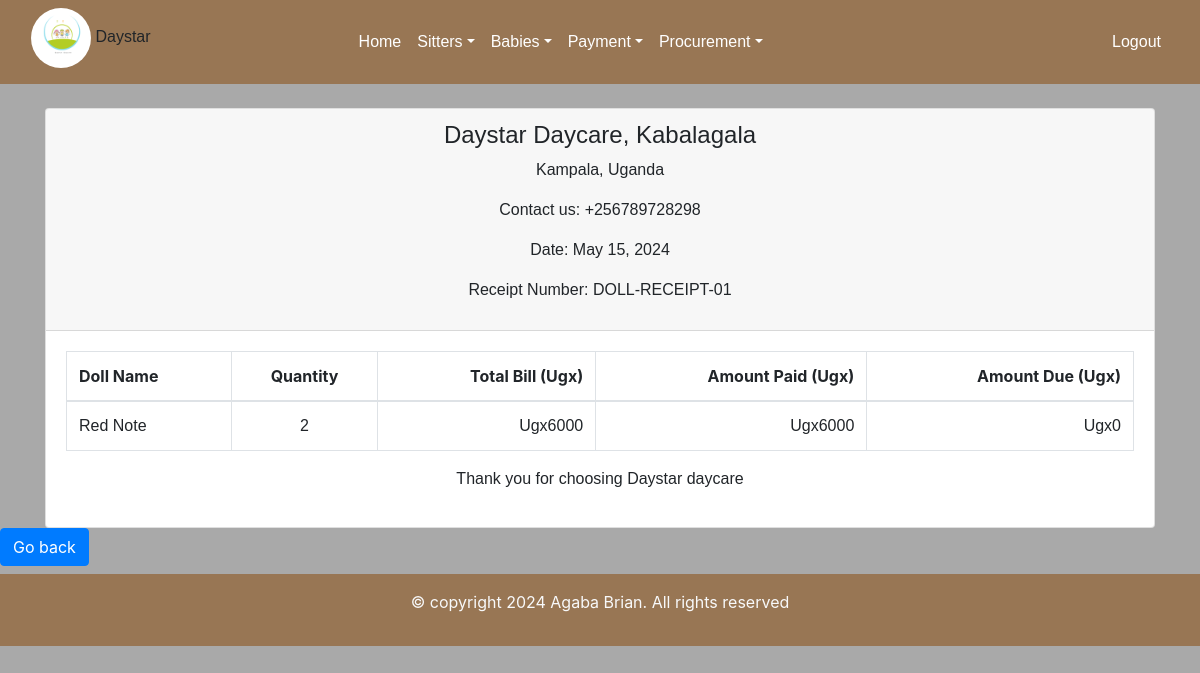
Page /receipt_detail/1 (signed in) on the committed database.
### day/models.py (models this page shows)
class Salesrecord(models.Model):
    doll=models.ForeignKey(Doll,  on_delete=models.CASCADE,null=False, blank=False)
    payee=models.ForeignKey(Babiesform, on_delete=models.CASCADE,null=True,blank=True)
    quantity_sold=models.IntegerField(default=0,null=True, blank=True)
    amount_received=models.IntegerField(default=0,null=True,blank=True)
    sale_date=models.DateField(default=timezone.now)
    unit_price=models.IntegerField(default=0)
    def get_total(self):
        total= self.quantity_sold * self.unit_price
        return int( total)
    def get_change(self):
      total = self.get_total()
      if total is None or self.amount_received is None:
        return None
      else:
        return int(total - self.amount_received)

class Doll(models.Model):
    c_doll=models.ForeignKey(Category_doll, on_delete=models.CASCADE,null=True, blank=True)
    name_of_the_doll =models.CharField(max_length=200,null=True, blank=True)
    quantity=models.IntegerField(default=0)
    color=models.CharField(max_length=200, null=True,blank=True)
    size=models.CharField(max_length=200,null=True,blank=True)
    issued_quantity=models.IntegerField(default=0,blank=True,null=True)
    received_quantity=models.IntegerField(default=0,null=True,blank=True)
    Unit_price=models.IntegerField(default=0,null=True, blank=True)
    date=models.DateField(default=timezone.now)
    def __str__(self):
        return self.name_of_the_doll

### day/views.py (the view)
# urls.py: path('receipt_detail/<int:receipt_id>',views.receipt_detail,name='receipt_detail'),
@login_required
def receipt_detail(request, receipt_id):
            receipt = Salesrecord.objects.get(id=receipt_id)
            return render(request,'receipt_detail.html',{'receipt':receipt})

### day/templates/receipt_detail.html (shortened to what this page needs)
{% extends 'base.html' %}
{% load static %}
{% block content %}
<br />
<div class="container">
    <div class="row">
        <div class="col-md-12">
            <div class="card">
                <div class="card-header">
                    <h4 class="text-center">Daystar Daycare, Kabalagala</h4>
                    <p class="text-center">Kampala, Uganda</p>
                    <p class="text-center">Contact us: +256789728298</p>
                    <p class="text-center">Date: {{ receipt.sale_date }}</p>
                    <p class="text-center">Receipt Number: DOLL-RECEIPT-0{{ receipt.id }}</p>
                </div>
                <div class="card-body">
                    <div class="table-responsive">
                        <table class="table table-bordered">
                            <thead>
                                <tr>
                                    <th>Doll Name</th>
                                    <th class="text-center">Quantity</th>
                                    <th class="text-right">Total Bill (Ugx)</th>
                                    <th class="text-right">Amount Paid (Ugx)</th>
                                    <th class="text-right">Amount Due (Ugx)</th>
                                </tr>
                            </thead>
                            <tbody>
                                <tr style="font-family: sans-serif;">
                                    <td>{{ receipt.doll | title }}</td>
                                    <td class="text-center">{{ receipt.quantity_sold }}</td>
                                    <td class="text-right">Ugx{{ receipt.get_total }}</td>
                                    <td class="text-right">Ugx{{ receipt.amount_received }}</td>
                                    <td class="text-right">Ugx{{ receipt.get_change }}</td>
                                </tr>
                            </tbody>
                        </table>
                    </div>
                    <p class="text-center" style="font-family: sans-serif;">Thank you for choosing Daystar daycare</p>
                </div>
            </div>
        </div>
    </div>
</div>
<a href="{% url 'doll'  %}"  class="hover-button"><input type= "submit" value="Go back" class="btn btn-primary" type="button"/></a>
{% endblock %}

### day/templates/receipt_detail.html (style rules this page uses)
.card-header { font-family: sans-serif; }
body { background-color: darkgray; }

### rows in the picture
Salesrecord: sale_date "May 15, 2024", id "1", doll "Red Note", quantity_sold "2", get_total "6000", amount_received "6000", get_change "0"
